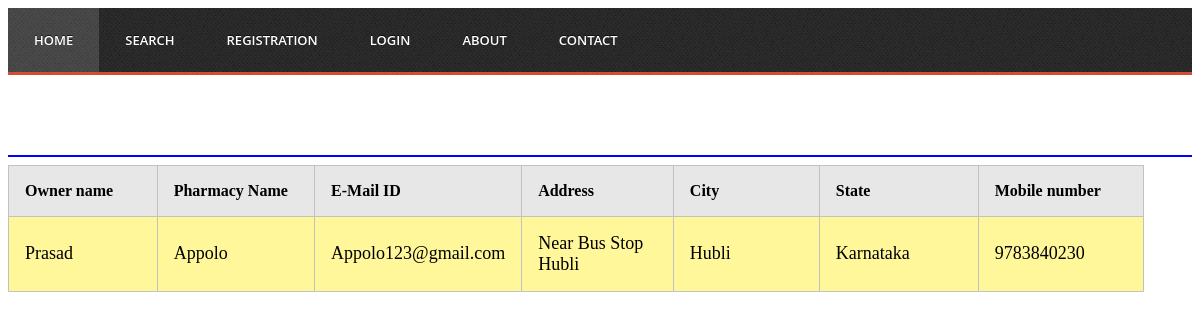
Screenshot of /detail.php?id=2 with the database file from the repository.
### tables this page shows
CREATE TABLE IF NOT EXISTS `pharmacy_registration` (
  `ownername` varchar(100) NOT NULL,
  `lno` varchar(100) NOT NULL,
  `Gender` varchar(10) NOT NULL,
  `pharmacy_name` varchar(100) NOT NULL,
  `preg_date` date NOT NULL,
  `cid` int(30) NOT NULL AUTO_INCREMENT,
  `email` varchar(100) NOT NULL,
  `Address` varchar(100) NOT NULL,
  `city` varchar(20) NOT NULL,
  `state` varchar(100) NOT NULL,
  `mno` varchar(13) NOT NULL,
  PRIMARY KEY (`cid`)
);

### detail.php (the view, shortened to what this page needs)
<html>
<head>
</head>
<body>
<?php
$cid=$_GET['id'];
include("header.php");
$sql="select * from pharmacy_registration where cid='$cid'";
$rs=mysql_query($sql) or die('Database Error: ' . mysql_error());
$num=mysql_num_rows($rs);
if($num >= 1 )
{
	echo "<center>";
	echo "<table class='three'>";
	echo"<marquee behavior='alternate' bgcolor='purple'><h1><font color='white'>Pharmacy List</font></h1></marquee>";
	echo"<hr color='blue'>";
	echo"<tr><th>Owner name</th><th>Pharmacy Name</th><th>E-Mail ID</th><th>Address</th><th>City</th><th>State</th><th>Mobile number</th</tr>";
while($row = mysql_fetch_array( $rs )){
    echo"<tr>";
    echo"<td><font size='4'>$row[0]</font><br></td>";
	echo"<td><font size='4'>$row[3]</font><br></td>";
	echo"<td><font size='4'>$row[6]</font><br></td>";
	echo"<td><font size='4'>$row[7]</font><br></td>";
    echo"<td><font size='4'>$row[8]</font><br></td>";
	echo"<td><font size='4'>$row[9]</font><br></td>";
	echo"<td><font size='4'>$row[10]</font><br></td>";
	echo"</tr>";
		}
		    echo"</table>";
	echo "</center>";
	}
?>
</body>
</html>

### detail.php (style rules this page uses)
table.three { margin-bottom: 3em; border-collapse:collapse; display: inline-block; margin-right: 3em; }
table.three td { text-align: left; width: 10em; border: 0.1em #c2c2c2 solid; padding: 1em; background-color: #fff79a; }
table.three th { text-align: left; padding: 1em; border: 0.1em #c2c2c2 solid; background-color: #e7e7e7; color: black; }
table.three tr { height: 0.8em; }

### rows the page displays
pharmacy_registration: ownername "Prasad", pharmacy_name "Appolo", email "Appolo123@gmail.com", Address "Near Bus Stop Hubli", city "Hubli", state "Karnataka", mno "9783840230"
